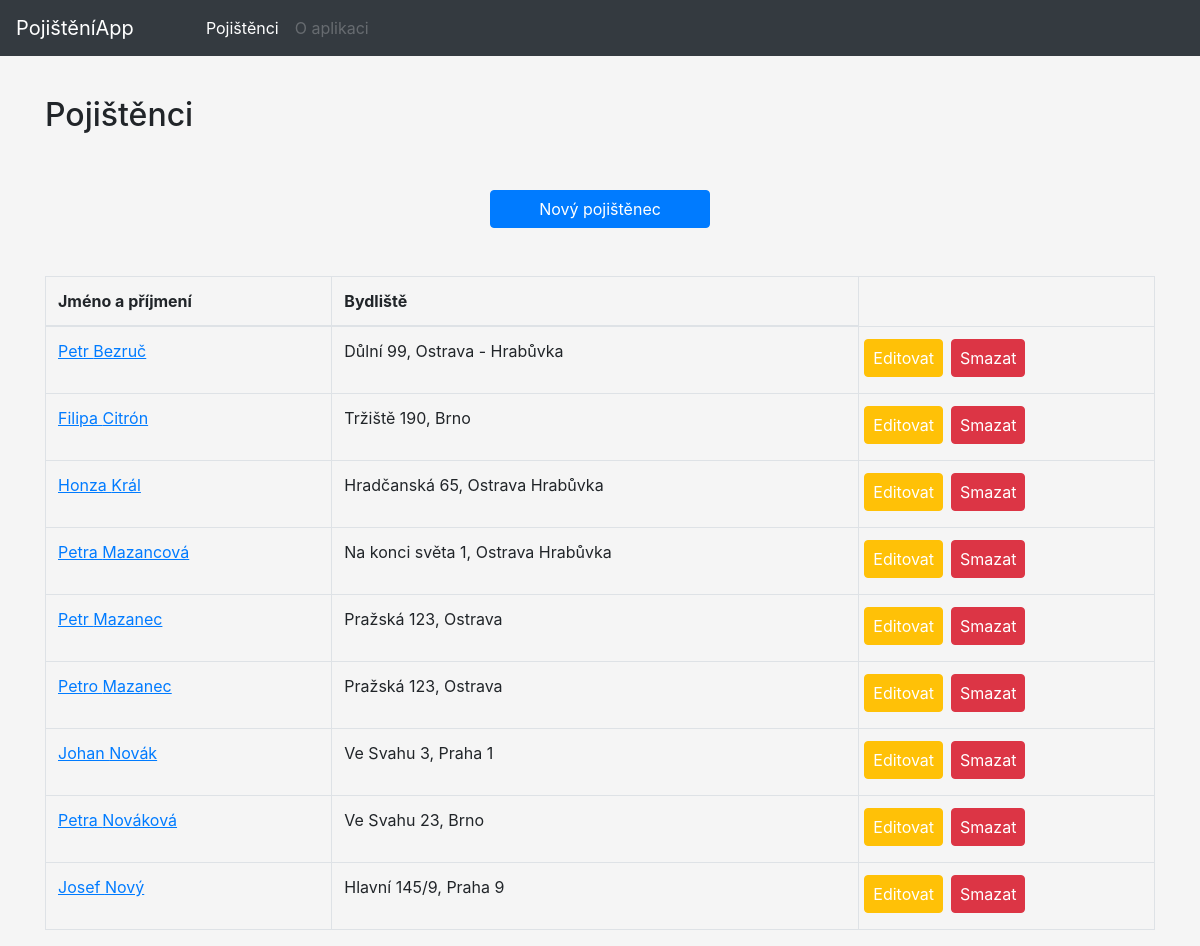
Page /pojistenci on the committed database.
### tables this page shows
CREATE TABLE `pojistenci` (
  `pojistenci_id` int(11) NOT NULL,
  `jmeno` varchar(255) NOT NULL,
  `prijmeni` varchar(255) NOT NULL,
  `email` varchar(255) NOT NULL,
  `telefon` varchar(20) NOT NULL,
  `ulice_cp` varchar(255) NOT NULL,
  `mesto` varchar(255) NOT NULL,
  `psc` varchar(6) NOT NULL
);

### index.php (called while the page is built, shortened)
<?php
$smerovac = new SmerovacKontroler();
$smerovac->zpracuj(array($_SERVER['REQUEST_URI']));
$smerovac->vypisPohled();

### kontrolery/PojistenciKontroler.php (called while the page is built, shortened)
<?php
class PojistenciKontroler extends Kontroler
{
	public function zpracuj(array $parametry): void
	{
		$spravcePojistencu = new SpravcePojistencu();
		$pojistenci = $spravcePojistencu->vratVsechnyPojistence();
	}
}

### modely/Db.php (called while the page is built, shortened)
<?php
class Db {
    private static $spojeni;
    private static array $nastaveni = array(
		PDO::ATTR_ERRMODE => PDO::ERRMODE_EXCEPTION,
		PDO::MYSQL_ATTR_INIT_COMMAND => "SET NAMES utf8",
		PDO::ATTR_EMULATE_PREPARES => false,
	);
    public static function pripoj(string $host, string $uzivatel, string $heslo, string $databaze) : void
    {
		if (!isset(self::$spojeni)) {
			self::$spojeni = @new PDO(
				"mysql:host=$host;dbname=$databaze",
				$uzivatel,
				$heslo,
				self::$nastaveni
			);
		}
	}
    public static function dotazVsechny(string $dotaz, array $parametry = array()) : array|bool
    {
		$navrat = self::$spojeni->prepare($dotaz);
		$navrat->execute($parametry);
		return $navrat->fetchAll();
	}
}

### modely/SpravcePojistencu.php (called while the page is built, shortened)
<?php
class SpravcePojistencu
{
	public function vratVsechnyPojistence() : array|bool
	{
		return Db::dotazVsechny('
			SELECT *
			FROM pojistenci
			ORDER BY prijmeni
        ');
	}
}

### kontrolery/SmerovacKontroler.php (called while the page is built, shortened)
<?php
class SmerovacKontroler extends Kontroler
{
	protected Kontroler $kontroler;
	private function pomlckyDoVelbloudiNotace(string $text) : string
	{
		$veta = str_replace('-', ' ', $text);
		$veta = ucwords($veta);
		$veta = str_replace(' ', '', $veta);
		return $veta;
	}
	private function parsujURL(string $url) : array
	{
        $naparsovanaURL = parse_url($url);
		$naparsovanaURL["path"] = ltrim($naparsovanaURL["path"], "/");
		$naparsovanaURL["path"] = trim($naparsovanaURL["path"]);
		$rozdelenaCesta = explode("/", $naparsovanaURL["path"]);
		return $rozdelenaCesta;
	}
    public function zpracuj(array $parametry) : void
    {
		$naparsovanaURL = $this->parsujURL($parametry[0]);
		$tridaKontroleru = $this->pomlckyDoVelbloudiNotace(array_shift($naparsovanaURL)) . 'Kontroler';
		if (file_exists('kontrolery/' . $tridaKontroleru . '.php'))
			$this->kontroler = new $tridaKontroleru;
		else
			$this->presmeruj('chyba');
        $this->kontroler->zpracuj($naparsovanaURL);
    }
}

### pohledy/pojistenci.phtml (the view, shortened to what this page needs)
<div class="container">
	<h2>Pojištěnci</h2>
	<div class="row justify-content-center py-lg-5">
		<a href="novy-pojistenec" class="btn btn-primary px-5">Nový pojištěnec</a>
	</div>
	<table class="table table-bordered table-hover table-responsive-sm">
		<thead>
			<th>Jméno a příjmení</th>
			<th>Bydliště</th>
		</thead>
		<tbody>
			<?php foreach ($pojistenci as $pojistenec) : ?>
				<tr>
					<td><a href="detail-pojistence/<?= $pojistenec['pojistenci_id'] ?>"><?= $pojistenec['jmeno'] . ' ' . $pojistenec['prijmeni'] ?></a></td>
					<td><?= $pojistenec['ulice_cp'] . ', ' . $pojistenec['mesto'] ?></td>
					<td>
						<div class="row">
							<form action="" method="post">
								<input type="submit" class="btn btn-warning text-white ml-2 mb-1 px-2" value="Editovat">
							</form>
							<form action="" method="post">
								<input type="submit" class="btn btn-danger text-white ml-2 mb-1 px-2" value="Smazat">
							</form>
						</div>
					</td>
				</tr>
			<?php endforeach ?>
		</tbody>
	</table>
</div>

### style.css (style rules this page uses)
body { background-color: whitesmoke; }
.container { margin-top: 96px; }
td > a { text-decoration: underline; }

### rows in the picture
pojistenci: jmeno "Petr", prijmeni "Bezruč", ulice_cp "Důlní 99", mesto "Ostrava - Hrabůvka"
pojistenci: jmeno "Filipa", prijmeni "Citrón", ulice_cp "Tržiště 190", mesto "Brno"
pojistenci: jmeno "Honza", prijmeni "Král", ulice_cp "Hradčanská 65", mesto "Ostrava Hrabůvka"
pojistenci: jmeno "Petra", prijmeni "Mazancová", ulice_cp "Na konci světa 1", mesto "Ostrava Hrabůvka"
pojistenci: jmeno "Petr", prijmeni "Mazanec", ulice_cp "Pražská 123", mesto "Ostrava"
pojistenci: jmeno "Petro", prijmeni "Mazanec", ulice_cp "Pražská 123", mesto "Ostrava"
pojistenci: jmeno "Johan", prijmeni "Novák", ulice_cp "Ve Svahu 3", mesto "Praha 1"
pojistenci: jmeno "Petra", prijmeni "Nováková", ulice_cp "Ve Svahu 23", mesto "Brno"
pojistenci: jmeno "Josef", prijmeni "Nový", ulice_cp "Hlavní 145/9", mesto "Praha 9"
